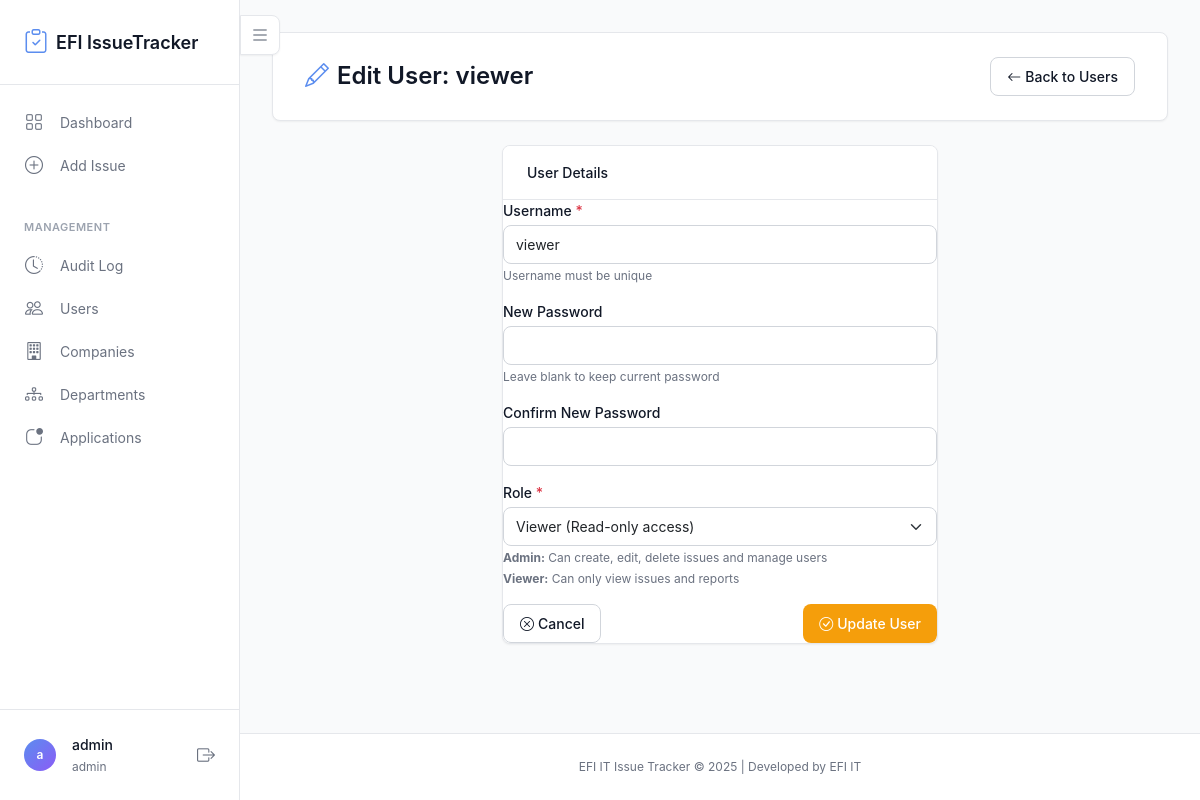
The app's page /user/2/edit (signed in) with its own data.
### tables this page shows
CREATE TABLE users (
                id INTEGER PRIMARY KEY AUTOINCREMENT,
                username TEXT UNIQUE NOT NULL,
                password_hash TEXT NOT NULL,
                role TEXT NOT NULL CHECK(role IN ('admin', 'viewer')),
                created_at TIMESTAMP DEFAULT CURRENT_TIMESTAMP
            );

### app.py (the view, shortened to what this page needs)
@app.route('/user/<int:user_id>/edit', methods=['GET', 'POST'])
@login_required
@admin_required
def edit_user(user_id):
    user = User.get_by_id(user_id)
    if not user:
        flash('User not found.', 'danger')
        return redirect(url_for('manage_users'))
    return render_template('edit_user.html', user=user)

### app.py (called while the page is built)
@login_manager.user_loader
def load_user(user_id):
    user_data = User.get_by_id(int(user_id))
    if user_data:
        return FlaskUser(user_data)
    return None

def admin_required(f):
    @wraps(f)
    def decorated_function(*args, **kwargs):
        if not current_user.is_authenticated or not current_user.is_admin():
            flash('You need admin privileges to access this page.', 'danger')
            return redirect(url_for('dashboard'))
        return f(*args, **kwargs)
    return decorated_function

    def is_admin(self):
        return self.role == 'admin'

### models.py (called while the page is built)
    @staticmethod
    def get_by_id(user_id, db_path='issue_tracker.db'):
        conn = sqlite3.connect(db_path)
        conn.row_factory = sqlite3.Row
        cursor = conn.cursor()
        cursor.execute('SELECT * FROM users WHERE id = ?', (user_id,))
        user = cursor.fetchone()
        conn.close()
        return dict(user) if user else None

### templates/edit_user.html (shortened to what this page needs)
{% extends "base.html" %}
{% block content %}
<div class="page-header">
    <h1><i class="bi bi-pencil"></i> Edit User: {{ user.username }}</h1>
    <a href="{{ url_for('manage_users') }}" class="btn btn-secondary">
        <i class="bi bi-arrow-left"></i> Back to Users
    </a>
</div>
<div class="row justify-content-center">
    <div class="col-md-6">
        <div class="card">
            <div class="card-header">
                User Details
            </div>
            <div class="card-body">
                <form method="POST" action="{{ url_for('edit_user', user_id=user.id) }}">
                    <div class="mb-3">
                        <label for="username" class="form-label">Username <span class="text-danger">*</span></label>
                        <input type="text" class="form-control" id="username" name="username" value="{{ user.username }}" required>
                        <small class="form-text text-muted">Username must be unique</small>
                    </div>
                    <div class="mb-3">
                        <label for="password" class="form-label">New Password</label>
                        <input type="password" class="form-control" id="password" name="password" minlength="6">
                        <small class="form-text text-muted">Leave blank to keep current password</small>
                    </div>
                    <div class="mb-3">
                        <label for="confirm_password" class="form-label">Confirm New Password</label>
                        <input type="password" class="form-control" id="confirm_password" name="confirm_password" minlength="6">
                    </div>
                    <div class="mb-3">
                        <label for="role" class="form-label">Role <span class="text-danger">*</span></label>
                        <select class="form-select" id="role" name="role" required>
                            <option value="viewer" {% if user.role == 'viewer' %}selected{% endif %}>Viewer (Read-only access)</option>
                        </select>
                        <small class="form-text text-muted">
                            <strong>Admin:</strong> Can create, edit, delete issues and manage users<br>
                            <strong>Viewer:</strong> Can only view issues and reports
                        </small>
                    </div>
                    <div class="d-flex justify-content-between">
                        <a href="{{ url_for('manage_users') }}" class="btn btn-secondary">
                            <i class="bi bi-x-circle"></i> Cancel
                        </a>
                        <button type="submit" class="btn btn-warning">
                            <i class="bi bi-check-circle"></i> Update User
                        </button>
                    </div>
                </form>
            </div>
        </div>
    </div>
</div>
{% endblock %}

### templates/base.html (shortened to what this page needs)
<!DOCTYPE html>
<html lang="en">
<head>
    <link href="https://cdn.jsdelivr.net/npm/bootstrap@5.3.0/dist/css/bootstrap.min.css" rel="stylesheet">
    <link rel="stylesheet" href="https://cdn.jsdelivr.net/npm/bootstrap-icons@1.11.0/font/bootstrap-icons.css">
    <link rel="stylesheet" href="{{ url_for('static', filename='css/style.css') }}">
</head>
<body class="sidebar-loading">
    {% if current_user.is_authenticated %}
    <div class="app-container">
        <aside class="sidebar">
            <div class="sidebar-header">
                <a href="{{ url_for('dashboard') }}" class="sidebar-brand">
                    <i class="bi bi-clipboard-check"></i>
                    <span>EFI IssueTracker</span>
                </a>
            </div>
            <nav class="sidebar-nav">
                <div class="sidebar-section">
                    <ul class="sidebar-menu">
                        <li class="sidebar-menu-item">
                            <a href="{{ url_for('dashboard') }}" class="sidebar-menu-link {% if request.endpoint == 'dashboard' %}active{% endif %}">
                                <i class="bi bi-grid"></i>
                                <span>Dashboard</span>
                            </a>
                        </li>
                        {% if current_user.is_admin() %}
                        <li class="sidebar-menu-item">
                            <a href="{{ url_for('add_issue') }}" class="sidebar-menu-link {% if request.endpoint == 'add_issue' %}active{% endif %}">
                                <i class="bi bi-plus-circle"></i>
                                <span>Add Issue</span>
                            </a>
                        </li>
                        {% endif %}
                    </ul>
                </div>
                <div class="sidebar-section">
                    <div class="sidebar-section-title">Management</div>
                    <ul class="sidebar-menu">
                        <li class="sidebar-menu-item">
                            <a href="{{ url_for('audit_log') }}" class="sidebar-menu-link {% if request.endpoint == 'audit_log' %}active{% endif %}">
                                <i class="bi bi-clock-history"></i>
                                <span>Audit Log</span>
                            </a>
                        </li>
                        {% if current_user.is_admin() %}
                        <li class="sidebar-menu-item">
                            <a href="{{ url_for('manage_users') }}" class="sidebar-menu-link {% if request.endpoint == 'manage_users' %}active{% endif %}">
                                <i class="bi bi-people"></i>
                                <span>Users</span>
                            </a>
                        </li>
                        <li class="sidebar-menu-item">
                            <a href="{{ url_for('manage_companies') }}" class="sidebar-menu-link {% if request.endpoint == 'manage_companies' %}active{% endif %}">
                                <i class="bi bi-building"></i>
                                <span>Companies</span>
                            </a>
                        </li>
                        <li class="sidebar-menu-item">
                            <a href="{{ url_for('manage_departments') }}" class="sidebar-menu-link {% if request.endpoint == 'manage_departments' %}active{% endif %}">
                                <i class="bi bi-diagram-3"></i>
                                <span>Departments</span>
                            </a>
                        </li>
                        <li class="sidebar-menu-item">
                            <a href="{{ url_for('manage_applications') }}" class="sidebar-menu-link {% if request.endpoint == 'manage_applications' %}active{% endif %}">
                                <i class="bi bi-app-indicator"></i>
                                <span>Applications</span>
                            </a>
                        </li>
                        {% endif %}
                    </ul>
                </div>
            </nav>
            <div class="sidebar-footer">
                <div class="sidebar-user">
                    <div class="sidebar-user-avatar">
                        {{ current_user.username[0] }}
                    </div>
                    <div class="sidebar-user-info">
                        <span class="sidebar-user-name">{{ current_user.username }}</span>
                        <span class="sidebar-user-role">{{ current_user.role }}</span>
                    </div>
                    <a href="{{ url_for('logout') }}" class="sidebar-logout" title="Logout">
                        <i class="bi bi-box-arrow-right"></i>
                    </a>
                </div>
            </div>
        </aside>
        <div class="main-content">
            <button class="sidebar-toggle" id="sidebarToggle" title="Toggle Sidebar">
                <i class="bi bi-list"></i>
            </button>
    {% endif %}
            <main class="container">
                {% block content %}{% endblock %}
            </main>
            <footer class="footer">
                <div class="container text-center">
                    <span class="text-muted">EFI IT Issue Tracker &copy; 2025 | Developed by EFI IT</span>
                </div>
            </footer>
        {% if current_user.is_authenticated %}
        </div>
    </div>
    {% endif %}
</body>
</html>

### records on screen
users: username "a", username "admin", role "admin"
users: username "viewer", role "Viewer (Read-only access)"
